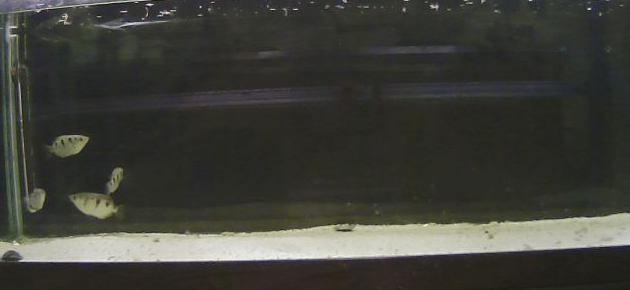
#> input picture actualframe.png, 630 x 290 px
$ python sweep_one_frame_v2.py
#> lines starting #> are read from the running program, lines starting #| are printed output that depends on the picture
import matplotlib
from matplotlib import pyplot as plt
import numpy as np
import argparse
import cv2

def histogram_intersection(hist_1, hist_2):
    minima = np.minimum(hist_1, hist_2)
    intersection = np.true_divide(np.sum(minima), np.sum(hist_2))
    return intersection

plt.figure()
plt.title("Histogram")
plt.xlabel("Bins")
plt.ylabel("# pixels")

realframe = cv2.imread('actualframe.png')
#> realframe is the input picture: shape (290, 630, 3); mean B, G, R 57.6, 63.9, 63.4
tinyfish  = cv2.imread('tinyfish.png')
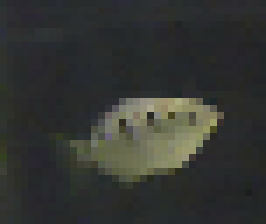
#> input picture tinyfish.png, 38 x 32 px (shown 7 times larger)
#> tinyfish is the input picture: shape (32, 38, 3); mean B, G, R 49.8, 53.3, 51.4

fishchannels = cv2.split(tinyfish)
colors = ('b', 'g', 'r')
height, width, channels = realframe.shape
#> height = 290; width = 630; channels = 3

for (chan, color) in zip(fishchannels, colors):
    gt_hist, gt_bins = np.histogram(chan, bins = 100, range = [0, 256])
    plt.plot(gt_hist, color = color, linewidth = 2.0)
    plt.xlim([0, 256])
#> this loop made 3 passes
#> color on passes 1 to 3: 'b', 'g', 'r'

plt.show()
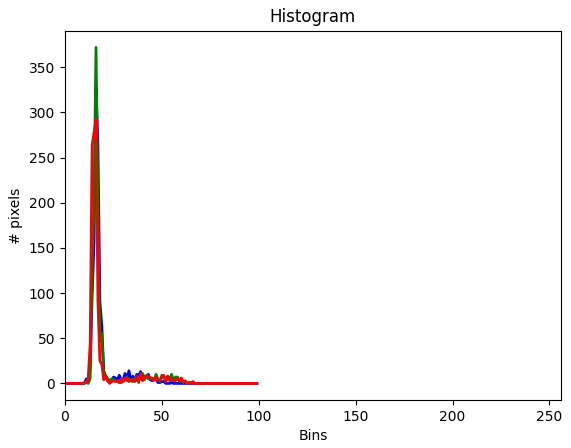
#> figure drawn by matplotlib, 1 panel; curve peaks at x = 16, y = 328; curve peaks at x = 16, y = 372; curve peaks at x = 16, y = 292

print("Intersection: ")
intersection = histogram_intersection(gt_hist, gt_hist)
#> in histogram_intersection, `minima = np.minimum(hist_1, hist_2)`: minima = 100 values, max 292 at index 16, min 0 at index 0, mean 12.16
#> in histogram_intersection, `intersection = np.true_divide(np.sum(minima), np.sum(hist_2))`: intersection = 1
#> intersection = 1
print(str(intersection))
#| 1.0
